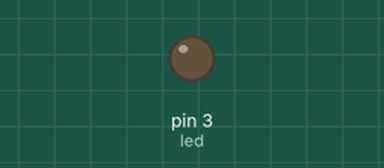
Bench run of a sketch on a simulated Arduino Uno, built with avr-gcc and run on an emulated ATmega328P. Shown: output pins drawn as LEDs (lit = HIGH).

Above: at 0.15 s.
Timing chart, 0 to 1.6 s (numbered marks = the images above):
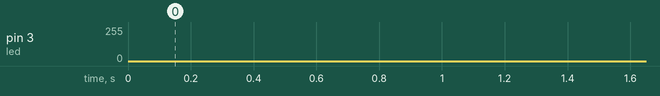

The sketch:

sketch_lab4-1.ino
```cpp
const int led = 3;

void setup() {

}

void loop() {
  for (int fadeValue = 0; fadeValue <= 255; fadeValue =fadeValue + 1)
  {
    analogWrite(led, fadeValue);
    delay(1);
  }
  for (int fadeValue = 255; fadeValue >= 0; fadeValue =fadeValue - 1)
  {
    analogWrite(led, fadeValue);
    delay(1);
  }
}
```
